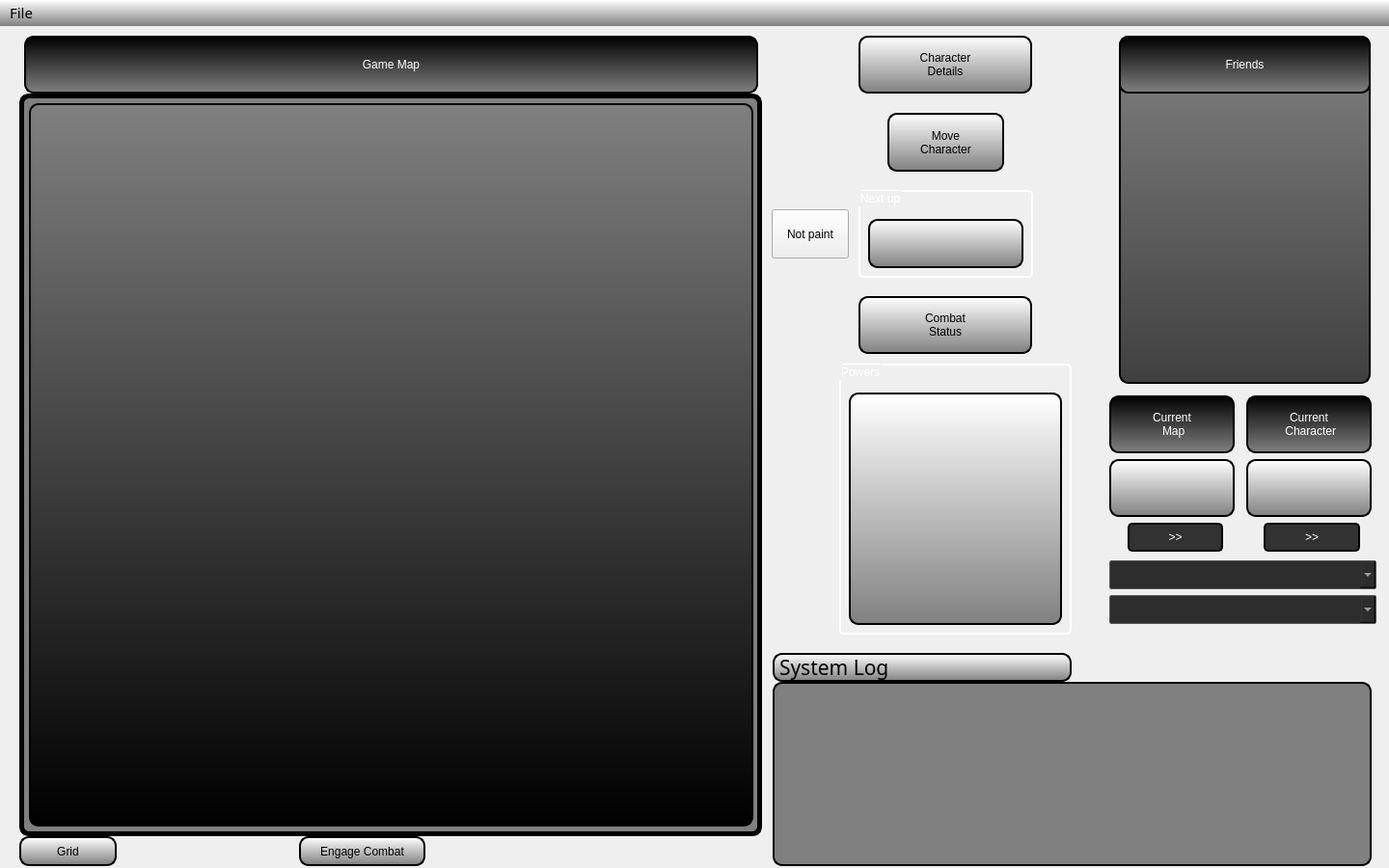
<?xml version="1.0" encoding="UTF-8"?>
<ui version="4.0">
 <class>LobbyWindow</class>
 <widget class="QMainWindow" name="LobbyWindow">
  <property name="geometry">
   <rect>
    <x>0</x>
    <y>0</y>
    <width>1440</width>
    <height>900</height>
   </rect>
  </property>
  <property name="windowTitle">
   <string>Diceobu</string>
  </property>
  <property name="windowIcon">
   <iconset resource="resources.qrc">
    <normaloff>:/img/d20v2.png</normaloff>:/img/d20v2.png</iconset>
  </property>
  <property name="styleSheet">
   <string notr="true"/>
  </property>
  <widget class="QWidget" name="centralwidget">
   <widget class="QTableWidget" name="tableWidget_2">
    <property name="geometry">
     <rect>
      <x>20</x>
      <y>70</y>
      <width>770</width>
      <height>770</height>
     </rect>
    </property>
    <property name="focusPolicy">
     <enum>Qt::NoFocus</enum>
    </property>
    <property name="styleSheet">
     <string notr="true">QTableWidget{
font: 75 30pt &quot;ImperatorSmallCaps&quot;;
background-color: gray;
border-style: solid;
border-color: black;
border-width: 5px;
border-radius: 10px;
color: white;
}</string>
    </property>
   </widget>
   <widget class="QLabel" name="label">
    <property name="geometry">
     <rect>
      <x>25</x>
      <y>10</y>
      <width>761</width>
      <height>60</height>
     </rect>
    </property>
    <property name="focusPolicy">
     <enum>Qt::NoFocus</enum>
    </property>
    <property name="styleSheet">
     <string notr="true">QLabel{
background-color: qlineargradient(x1: 0, y1: 0, x2: 0, y2: 1, stop: 0 black, stop:1 gray);
font: 75 30pt &quot;ImperatorSmallCaps&quot;;
border-style: solid;
border-color: black;
border-width: 2px;
border-radius: 10px;
color: white;
}</string>
    </property>
    <property name="text">
     <string>Game Map</string>
    </property>
    <property name="alignment">
     <set>Qt::AlignCenter</set>
    </property>
   </widget>
   <widget class="QGroupBox" name="groupBox">
    <property name="geometry">
     <rect>
      <x>1160</x>
      <y>10</y>
      <width>261</width>
      <height>361</height>
     </rect>
    </property>
    <property name="focusPolicy">
     <enum>Qt::NoFocus</enum>
    </property>
    <property name="styleSheet">
     <string notr="true">QGroupBox{
background-color: qlineargradient(x1: 0, y1: 0, x2: 0, y2: 1, stop: 0  rgba(128,128, 128), stop:1 rgba(64,64, 64));
font: 75 24pt &quot;ImperatorSmallCaps&quot;;
border-style: solid;
border-color: black;
border-width: 2px;
border-radius: 10px;
color: black;
}</string>
    </property>
    <property name="title">
     <string/>
    </property>
    <widget class="QLabel" name="label_2">
     <property name="geometry">
      <rect>
       <x>0</x>
       <y>0</y>
       <width>261</width>
       <height>60</height>
      </rect>
     </property>
     <property name="focusPolicy">
      <enum>Qt::NoFocus</enum>
     </property>
     <property name="styleSheet">
      <string notr="true">QLabel{
background-color: qlineargradient(x1: 0, y1: 0, x2: 0, y2: 1, stop: 0 black, stop:1 gray);
font: 75 30pt &quot;ImperatorSmallCaps&quot;;
border-style: solid;
border-color: black;
border-width: 2px;
border-radius: 10px;
color: white;
}</string>
     </property>
     <property name="text">
      <string>Friends</string>
     </property>
     <property name="alignment">
      <set>Qt::AlignCenter</set>
     </property>
    </widget>
   </widget>
   <widget class="QPushButton" name="pushButton_Move">
    <property name="geometry">
     <rect>
      <x>920</x>
      <y>90</y>
      <width>121</width>
      <height>61</height>
     </rect>
    </property>
    <property name="focusPolicy">
     <enum>Qt::NoFocus</enum>
    </property>
    <property name="styleSheet">
     <string notr="true">QPushButton{
background-color: qlineargradient(x1: 0, y1: 0, x2: 0, y2: 1, stop: 0 white, stop:1 gray);
font: 75 12pt &quot;ImperatorSmallCaps&quot;;
border-style: solid;
border-color: black;
border-width: 2px;
border-radius: 10px;
color: black;
}


QPushButton:pressed{
background-color: qlineargradient(x1: 0, y1: 0, x2: 0, y2: 1, stop: 0 white, stop:1 grey);
border-color: black;
border-width: 1px;
border-radius: 10px;
}
</string>
    </property>
    <property name="text">
     <string>Move
Character</string>
    </property>
   </widget>
   <widget class="MapWidget" name="tableWidget">
    <property name="geometry">
     <rect>
      <x>30</x>
      <y>80</y>
      <width>751</width>
      <height>750</height>
     </rect>
    </property>
    <property name="styleSheet">
     <string notr="true">QTableWidget{
background-color: qlineargradient(x1: 0, y1: 0, x2: 0, y2: 1, stop: 0 gray, stop:1 black);
font: 75 30pt &quot;ImperatorSmallCaps&quot;;
border-style: solid;
border-color: black;
border-width: 2px;
border-radius: 10px;
color: white;
}</string>
    </property>
   </widget>
   <widget class="QPushButton" name="pushButton_5">
    <property name="geometry">
     <rect>
      <x>800</x>
      <y>190</y>
      <width>80</width>
      <height>51</height>
     </rect>
    </property>
    <property name="focusPolicy">
     <enum>Qt::NoFocus</enum>
    </property>
    <property name="text">
     <string>Not paint</string>
    </property>
   </widget>
   <widget class="QWidget" name="layoutWidget">
    <property name="geometry">
     <rect>
      <x>801</x>
      <y>650</y>
      <width>621</width>
      <height>221</height>
     </rect>
    </property>
    <property name="focusPolicy">
     <enum>Qt::NoFocus</enum>
    </property>
    <layout class="QVBoxLayout" name="verticalLayout_4">
     <property name="spacing">
      <number>0</number>
     </property>
     <item>
      <widget class="QLabel" name="label_3">
       <property name="minimumSize">
        <size>
         <width>310</width>
         <height>30</height>
        </size>
       </property>
       <property name="maximumSize">
        <size>
         <width>310</width>
         <height>30</height>
        </size>
       </property>
       <property name="font">
        <font>
         <family>ImperatorSmallCaps</family>
         <pointsize>16</pointsize>
         <weight>9</weight>
         <italic>false</italic>
         <bold>false</bold>
        </font>
       </property>
       <property name="focusPolicy">
        <enum>Qt::NoFocus</enum>
       </property>
       <property name="styleSheet">
        <string notr="true">QLabel{
background-color: qlineargradient(x1: 0, y1: 0, x2: 0, y2: 1, stop: 0 white, stop:1 gray);
font: 75 16pt &quot;ImperatorSmallCaps&quot;;
border-style: solid;
border-color: black;
border-width: 2px;
border-radius: 10px;
color: black;
}</string>
       </property>
       <property name="text">
        <string>System Log</string>
       </property>
       <property name="alignment">
        <set>Qt::AlignLeading|Qt::AlignLeft|Qt::AlignVCenter</set>
       </property>
       <property name="buddy">
        <cstring>system_log</cstring>
       </property>
      </widget>
     </item>
     <item>
      <widget class="QTextBrowser" name="system_log">
       <property name="focusPolicy">
        <enum>Qt::NoFocus</enum>
       </property>
       <property name="acceptDrops">
        <bool>false</bool>
       </property>
       <property name="styleSheet">
        <string notr="true">QTextBrowser{
background-color: qlineargradient(x1: 0, y1: 0, x2: 0, y2: 1, stop: 0 gray, stop:1 gray);
font: 75 11pt &quot;ImperatorSmallCaps&quot;;
border-style: solid;
border-color: black;
border-width: 2px;
border-radius: 10px;
color: black;
}</string>
       </property>
       <property name="html">
        <string>&lt;!DOCTYPE HTML PUBLIC &quot;-//W3C//DTD HTML 4.0//EN&quot; &quot;http://www.w3.org/TR/REC-html40/strict.dtd&quot;&gt;
&lt;html&gt;&lt;head&gt;&lt;meta name=&quot;qrichtext&quot; content=&quot;1&quot; /&gt;&lt;style type=&quot;text/css&quot;&gt;
p, li { white-space: pre-wrap; }
&lt;/style&gt;&lt;/head&gt;&lt;body style=&quot; font-family:'ImperatorSmallCaps'; font-size:11pt; font-weight:72; font-style:normal;&quot;&gt;
&lt;p style=&quot;-qt-paragraph-type:empty; margin-top:0px; margin-bottom:0px; margin-left:0px; margin-right:0px; -qt-block-indent:0; text-indent:0px;&quot;&gt;&lt;br /&gt;&lt;/p&gt;&lt;/body&gt;&lt;/html&gt;</string>
       </property>
      </widget>
     </item>
    </layout>
   </widget>
   <widget class="QPushButton" name="pushButton_Grid">
    <property name="geometry">
     <rect>
      <x>20</x>
      <y>840</y>
      <width>101</width>
      <height>31</height>
     </rect>
    </property>
    <property name="focusPolicy">
     <enum>Qt::NoFocus</enum>
    </property>
    <property name="styleSheet">
     <string notr="true">QPushButton{
background-color: qlineargradient(x1: 0, y1: 0, x2: 0, y2: 1, stop: 0 white, stop:1 gray);
font: 75 10pt &quot;ImperatorSmallCaps&quot;;
border-style: solid;
border-color: black;
border-width: 2px;
border-radius: 10px;
color: black;
}


QPushButton:checked{
background-color: qlineargradient(x1: 0, y1: 0, x2: 0, y2: 1, stop: 0 rgb(170,170,170), stop:1 grey);
font: 75 10pt &quot;ImperatorSmallCaps&quot;;
border-color: black;
border-width: 1px;
border-radius: 10px;
}
</string>
    </property>
    <property name="text">
     <string>Grid</string>
    </property>
    <property name="checkable">
     <bool>true</bool>
    </property>
   </widget>
   <widget class="QPushButton" name="pushButton_Engage_Combat">
    <property name="geometry">
     <rect>
      <x>310</x>
      <y>840</y>
      <width>131</width>
      <height>31</height>
     </rect>
    </property>
    <property name="focusPolicy">
     <enum>Qt::NoFocus</enum>
    </property>
    <property name="styleSheet">
     <string notr="true">QPushButton{
background-color: qlineargradient(x1: 0, y1: 0, x2: 0, y2: 1, stop: 0 white, stop:1 gray);
font: 75 10pt &quot;ImperatorSmallCaps&quot;;
border-style: solid;
border-color: black;
border-width: 2px;
border-radius: 10px;
color: black;
}


QPushButton:checked{
background-color: qlineargradient(x1: 0, y1: 0, x2: 0, y2: 1, stop: 0 rgb(170,170,170), stop:1 grey);
font: 75 10pt &quot;ImperatorSmallCaps&quot;;
border-color: black;
border-width: 1px;
border-radius: 10px;
}
</string>
    </property>
    <property name="text">
     <string>Engage Combat</string>
    </property>
    <property name="checkable">
     <bool>true</bool>
    </property>
   </widget>
   <widget class="QGroupBox" name="groupBox_Powers">
    <property name="geometry">
     <rect>
      <x>870</x>
      <y>350</y>
      <width>241</width>
      <height>281</height>
     </rect>
    </property>
    <property name="focusPolicy">
     <enum>Qt::NoFocus</enum>
    </property>
    <property name="styleSheet">
     <string notr="true"> QGroupBox {
font: 75 12pt &quot;ImperatorSmallCaps&quot;;
 border: 2px solid black;
 margin-top: 2ex;
 border-radius: 5px;
color: white;
border-color: white;
}</string>
    </property>
    <property name="title">
     <string>Powers</string>
    </property>
    <widget class="QListWidget" name="listWidget_Powers_Lobby">
     <property name="geometry">
      <rect>
       <x>10</x>
       <y>30</y>
       <width>221</width>
       <height>241</height>
      </rect>
     </property>
     <property name="focusPolicy">
      <enum>Qt::NoFocus</enum>
     </property>
     <property name="styleSheet">
      <string notr="true">QListWidget{
background-color: qlineargradient(x1: 0, y1: 0, x2: 0, y2: 1, stop: 0 white, stop:1 gray);
font: 75 11pt &quot;ImperatorSmallCaps&quot;;
border-style: solid;
border-color: black;
border-width: 2px;
border-radius: 10px;
color: black;
}
</string>
     </property>
    </widget>
   </widget>
   <widget class="QPushButton" name="pushButton_Combat_Status">
    <property name="geometry">
     <rect>
      <x>890</x>
      <y>280</y>
      <width>180</width>
      <height>60</height>
     </rect>
    </property>
    <property name="sizePolicy">
     <sizepolicy hsizetype="Fixed" vsizetype="Fixed">
      <horstretch>0</horstretch>
      <verstretch>0</verstretch>
     </sizepolicy>
    </property>
    <property name="minimumSize">
     <size>
      <width>180</width>
      <height>60</height>
     </size>
    </property>
    <property name="focusPolicy">
     <enum>Qt::NoFocus</enum>
    </property>
    <property name="styleSheet">
     <string notr="true">QPushButton{
background-color: qlineargradient(x1: 0, y1: 0, x2: 0, y2: 1, stop: 0 white, stop:1 gray);
font: 75 18pt &quot;ImperatorSmallCaps&quot;;
border-style: solid;
border-color: black;
border-width: 2px;
border-radius: 10px;
color: black;
}


QPushButton:pressed{
background-color: qlineargradient(x1: 0, y1: 0, x2: 0, y2: 1, stop: 0 white, stop:1 grey);
font: 75 22pt &quot;ImperatorSmallCaps&quot;;
border-color: black;
border-width: 1px;
border-radius: 10px;
}
</string>
    </property>
    <property name="text">
     <string>Combat
Status</string>
    </property>
   </widget>
   <widget class="QGroupBox" name="groupBox_NextUp">
    <property name="geometry">
     <rect>
      <x>890</x>
      <y>170</y>
      <width>181</width>
      <height>91</height>
     </rect>
    </property>
    <property name="focusPolicy">
     <enum>Qt::NoFocus</enum>
    </property>
    <property name="styleSheet">
     <string notr="true"> QGroupBox {
font: 75 12pt &quot;ImperatorSmallCaps&quot;;
 border: 2px solid black;
 margin-top: 2ex;
 border-radius: 5px;
color: white;
border-color: white;
}</string>
    </property>
    <property name="title">
     <string>Next up</string>
    </property>
    <widget class="QListWidget" name="listWidget_NextUp">
     <property name="geometry">
      <rect>
       <x>10</x>
       <y>30</y>
       <width>161</width>
       <height>51</height>
      </rect>
     </property>
     <property name="focusPolicy">
      <enum>Qt::NoFocus</enum>
     </property>
     <property name="styleSheet">
      <string notr="true">QListWidget{
background-color: qlineargradient(x1: 0, y1: 0, x2: 0, y2: 1, stop: 0 white, stop:1 gray);
font: 75 12pt &quot;ImperatorSmallCaps&quot;;
border-style: solid;
border-color: black;
border-width: 2px;
border-radius: 10px;
color: black;
}
</string>
     </property>
    </widget>
   </widget>
   <widget class="QPushButton" name="pushButton_Character_Details">
    <property name="geometry">
     <rect>
      <x>890</x>
      <y>10</y>
      <width>180</width>
      <height>60</height>
     </rect>
    </property>
    <property name="sizePolicy">
     <sizepolicy hsizetype="Fixed" vsizetype="Fixed">
      <horstretch>0</horstretch>
      <verstretch>0</verstretch>
     </sizepolicy>
    </property>
    <property name="minimumSize">
     <size>
      <width>180</width>
      <height>60</height>
     </size>
    </property>
    <property name="focusPolicy">
     <enum>Qt::NoFocus</enum>
    </property>
    <property name="styleSheet">
     <string notr="true">QPushButton{
background-color: qlineargradient(x1: 0, y1: 0, x2: 0, y2: 1, stop: 0 white, stop:1 gray);
font: 75 18pt &quot;ImperatorSmallCaps&quot;;
border-style: solid;
border-color: black;
border-width: 2px;
border-radius: 10px;
color: black;
}


QPushButton:pressed{
background-color: qlineargradient(x1: 0, y1: 0, x2: 0, y2: 1, stop: 0 white, stop:1 grey);
font: 75 22pt &quot;ImperatorSmallCaps&quot;;
border-color: black;
border-width: 1px;
border-radius: 10px;
}
</string>
    </property>
    <property name="text">
     <string>Character
Details</string>
    </property>
   </widget>
   <widget class="QWidget" name="layoutWidget">
    <property name="geometry">
     <rect>
      <x>1150</x>
      <y>380</y>
      <width>277</width>
      <height>244</height>
     </rect>
    </property>
    <layout class="QVBoxLayout" name="verticalLayout_5">
     <item>
      <layout class="QHBoxLayout" name="horizontalLayout_3">
       <item>
        <layout class="QVBoxLayout" name="verticalLayout">
         <item>
          <widget class="QLabel" name="label_4">
           <property name="minimumSize">
            <size>
             <width>129</width>
             <height>60</height>
            </size>
           </property>
           <property name="maximumSize">
            <size>
             <width>130</width>
             <height>60</height>
            </size>
           </property>
           <property name="focusPolicy">
            <enum>Qt::NoFocus</enum>
           </property>
           <property name="styleSheet">
            <string notr="true">QLabel{
background-color: qlineargradient(x1: 0, y1: 0, x2: 0, y2: 1, stop: 0 black, stop:1 gray);
font: 75 14pt &quot;ImperatorSmallCaps&quot;;
border-style: solid;
border-color: black;
border-width: 2px;
border-radius: 10px;
color: white;
}</string>
           </property>
           <property name="text">
            <string>Current 
 Map</string>
           </property>
           <property name="alignment">
            <set>Qt::AlignCenter</set>
           </property>
          </widget>
         </item>
         <item>
          <widget class="QLabel" name="label_currMap">
           <property name="minimumSize">
            <size>
             <width>129</width>
             <height>60</height>
            </size>
           </property>
           <property name="maximumSize">
            <size>
             <width>130</width>
             <height>60</height>
            </size>
           </property>
           <property name="font">
            <font>
             <family>ImperatorSmallCaps</family>
             <pointsize>14</pointsize>
             <weight>9</weight>
             <italic>false</italic>
             <bold>false</bold>
            </font>
           </property>
           <property name="focusPolicy">
            <enum>Qt::NoFocus</enum>
           </property>
           <property name="styleSheet">
            <string notr="true">QLabel{
background-color: qlineargradient(x1: 0, y1: 0, x2: 0, y2: 1, stop: 0 white, stop:1 gray);
font: 75 14pt &quot;ImperatorSmallCaps&quot;;
border-style: solid;
border-color: black;
border-width: 2px;
border-radius: 10px;
color: black;
}

</string>
           </property>
           <property name="text">
            <string/>
           </property>
           <property name="alignment">
            <set>Qt::AlignCenter</set>
           </property>
           <property name="wordWrap">
            <bool>true</bool>
           </property>
          </widget>
         </item>
         <item>
          <layout class="QHBoxLayout" name="horizontalLayout">
           <property name="spacing">
            <number>0</number>
           </property>
           <item>
            <spacer name="horizontalSpacer_7">
             <property name="focusPolicy">
              <enum>Qt::NoFocus</enum>
             </property>
             <property name="orientation">
              <enum>Qt::Horizontal</enum>
             </property>
             <property name="sizeHint" stdset="0">
              <size>
               <width>15</width>
               <height>20</height>
              </size>
             </property>
            </spacer>
           </item>
           <item>
            <widget class="QPushButton" name="pushButton_nextMap">
             <property name="sizePolicy">
              <sizepolicy hsizetype="Preferred" vsizetype="Fixed">
               <horstretch>0</horstretch>
               <verstretch>0</verstretch>
              </sizepolicy>
             </property>
             <property name="minimumSize">
              <size>
               <width>99</width>
               <height>30</height>
              </size>
             </property>
             <property name="maximumSize">
              <size>
               <width>100</width>
               <height>30</height>
              </size>
             </property>
             <property name="focusPolicy">
              <enum>Qt::NoFocus</enum>
             </property>
             <property name="styleSheet">
              <string notr="true">QPushButton{
background-color: rgb(50,50,50);
font: 75 14pt &quot;ImperatorSmallCaps&quot;;
border-style: solid;
border-color: black;
border-width: 2px;
border-radius:5px;
color: white;
}

QPushButton:pressed{
background-color: rgb(24,24,24);
font: 75 12pt &quot;ImperatorSmallCaps&quot;;
border-style: solid;
border-color: black;
border-width: 1px;
border-radius:5px;
color: white;
}</string>
             </property>
             <property name="text">
              <string>&gt;&gt;</string>
             </property>
            </widget>
           </item>
           <item>
            <spacer name="horizontalSpacer_6">
             <property name="focusPolicy">
              <enum>Qt::NoFocus</enum>
             </property>
             <property name="orientation">
              <enum>Qt::Horizontal</enum>
             </property>
             <property name="sizeHint" stdset="0">
              <size>
               <width>15</width>
               <height>20</height>
              </size>
             </property>
            </spacer>
           </item>
          </layout>
         </item>
        </layout>
       </item>
       <item>
        <layout class="QVBoxLayout" name="verticalLayout_2">
         <item>
          <widget class="QLabel" name="label_5">
           <property name="minimumSize">
            <size>
             <width>130</width>
             <height>60</height>
            </size>
           </property>
           <property name="maximumSize">
            <size>
             <width>130</width>
             <height>60</height>
            </size>
           </property>
           <property name="focusPolicy">
            <enum>Qt::NoFocus</enum>
           </property>
           <property name="styleSheet">
            <string notr="true">QLabel{
background-color: qlineargradient(x1: 0, y1: 0, x2: 0, y2: 1, stop: 0 black, stop:1 gray);
font: 75 12pt &quot;ImperatorSmallCaps&quot;;
border-style: solid;
border-color: black;
border-width: 2px;
border-radius: 10px;
color: white;
}</string>
           </property>
           <property name="text">
            <string>Current 
 Character</string>
           </property>
           <property name="alignment">
            <set>Qt::AlignCenter</set>
           </property>
          </widget>
         </item>
         <item>
          <widget class="QLabel" name="label_currChar">
           <property name="minimumSize">
            <size>
             <width>130</width>
             <height>60</height>
            </size>
           </property>
           <property name="maximumSize">
            <size>
             <width>130</width>
             <height>60</height>
            </size>
           </property>
           <property name="font">
            <font>
             <family>ImperatorSmallCaps</family>
             <pointsize>14</pointsize>
             <weight>9</weight>
             <italic>false</italic>
             <bold>false</bold>
            </font>
           </property>
           <property name="focusPolicy">
            <enum>Qt::NoFocus</enum>
           </property>
           <property name="styleSheet">
            <string notr="true">QLabel{
background-color: qlineargradient(x1: 0, y1: 0, x2: 0, y2: 1, stop: 0 white, stop:1 gray);
font: 75 14pt &quot;ImperatorSmallCaps&quot;;
border-style: solid;
border-color: black;
border-width: 2px;
border-radius: 10px;
color: black;
}

</string>
           </property>
           <property name="text">
            <string/>
           </property>
           <property name="alignment">
            <set>Qt::AlignCenter</set>
           </property>
           <property name="wordWrap">
            <bool>true</bool>
           </property>
          </widget>
         </item>
         <item>
          <layout class="QHBoxLayout" name="horizontalLayout_2">
           <property name="spacing">
            <number>0</number>
           </property>
           <item>
            <spacer name="horizontalSpacer_5">
             <property name="focusPolicy">
              <enum>Qt::NoFocus</enum>
             </property>
             <property name="orientation">
              <enum>Qt::Horizontal</enum>
             </property>
             <property name="sizeHint" stdset="0">
              <size>
               <width>15</width>
               <height>20</height>
              </size>
             </property>
            </spacer>
           </item>
           <item>
            <widget class="QPushButton" name="pushButton_nextCharacter">
             <property name="minimumSize">
              <size>
               <width>100</width>
               <height>20</height>
              </size>
             </property>
             <property name="maximumSize">
              <size>
               <width>100</width>
               <height>30</height>
              </size>
             </property>
             <property name="focusPolicy">
              <enum>Qt::NoFocus</enum>
             </property>
             <property name="styleSheet">
              <string notr="true">QPushButton{
background-color: rgb(50,50,50);
font: 75 14pt &quot;ImperatorSmallCaps&quot;;
border-style: solid;
border-color: black;
border-width: 2px;
border-radius:5px;
color: white;
}

QPushButton:pressed{
background-color: rgb(24,24,24);
font: 75 12pt &quot;ImperatorSmallCaps&quot;;
border-style: solid;
border-color: black;
border-width: 1px;
border-radius:5px;
color: white;
}</string>
             </property>
             <property name="text">
              <string>&gt;&gt;</string>
             </property>
            </widget>
           </item>
           <item>
            <spacer name="horizontalSpacer_4">
             <property name="focusPolicy">
              <enum>Qt::NoFocus</enum>
             </property>
             <property name="orientation">
              <enum>Qt::Horizontal</enum>
             </property>
             <property name="sizeHint" stdset="0">
              <size>
               <width>15</width>
               <height>20</height>
              </size>
             </property>
            </spacer>
           </item>
          </layout>
         </item>
        </layout>
       </item>
      </layout>
     </item>
     <item>
      <layout class="QVBoxLayout" name="verticalLayout_3">
       <item>
        <widget class="QComboBox" name="comboBox_Maps">
         <property name="minimumSize">
          <size>
           <width>271</width>
           <height>30</height>
          </size>
         </property>
         <property name="focusPolicy">
          <enum>Qt::NoFocus</enum>
         </property>
         <property name="styleSheet">
          <string notr="true">QComboBox{
background-color: rgb(45, 45, 45);
font: 75 12pt &quot;ImperatorSmallCaps&quot;;
border-style: solid;
border-color: rgb(88, 88, 88);
border-width: 1px;
border-radius: 2px;
color: rgb(220, 220, 220);

}

</string>
         </property>
        </widget>
       </item>
       <item>
        <widget class="QComboBox" name="comboBox_Characters">
         <property name="minimumSize">
          <size>
           <width>271</width>
           <height>30</height>
          </size>
         </property>
         <property name="focusPolicy">
          <enum>Qt::NoFocus</enum>
         </property>
         <property name="styleSheet">
          <string notr="true">QComboBox{
background-color: rgb(45, 45, 45);
font: 75 12pt &quot;ImperatorSmallCaps&quot;;
border-style: solid;
border-color: rgb(88, 88, 88);
border-width: 1px;
border-radius: 2px;
color: rgb(220, 220, 220);

}

</string>
         </property>
        </widget>
       </item>
      </layout>
     </item>
    </layout>
   </widget>
   <zorder>pushButton_Character_Details</zorder>
   <zorder>label</zorder>
   <zorder>layoutWidget</zorder>
   <zorder>groupBox</zorder>
   <zorder>pushButton_Move</zorder>
   <zorder>tableWidget_2</zorder>
   <zorder>tableWidget</zorder>
   <zorder>pushButton_5</zorder>
   <zorder>layoutWidget</zorder>
   <zorder>pushButton_Grid</zorder>
   <zorder>pushButton_Engage_Combat</zorder>
   <zorder>groupBox_Powers</zorder>
   <zorder>pushButton_Combat_Status</zorder>
   <zorder>groupBox_NextUp</zorder>
  </widget>
  <widget class="QMenuBar" name="menubar">
   <property name="geometry">
    <rect>
     <x>0</x>
     <y>0</y>
     <width>1440</width>
     <height>22</height>
    </rect>
   </property>
   <property name="font">
    <font>
     <family>ImperatorSmallCaps</family>
     <pointsize>11</pointsize>
     <weight>9</weight>
     <italic>false</italic>
     <bold>false</bold>
    </font>
   </property>
   <property name="autoFillBackground">
    <bool>false</bool>
   </property>
   <property name="styleSheet">
    <string notr="true">QMenuBar{
background-color: qlineargradient(x1: 0, y1: 0, x2: 0, y2: 1, stop: 0 white, stop:1 gray);
font: 75 11pt &quot;ImperatorSmallCaps&quot;;
}</string>
   </property>
   <widget class="QMenu" name="menuFile">
    <property name="font">
     <font>
      <family>ImperatorSmallCaps</family>
      <pointsize>14</pointsize>
      <weight>9</weight>
      <italic>false</italic>
      <bold>false</bold>
     </font>
    </property>
    <property name="styleSheet">
     <string notr="true">QMenu{
font: 75 14pt &quot;ImperatorSmallCaps&quot;;
background-color: qlineargradient(x1: 0, y1: 0, x2: 0, y2: 1, stop: 0 white, stop:1 gray);

}
QAction{
font: 75 14pt &quot;ImperatorSmallCaps&quot;;
background-color: qlineargradient(x1: 0, y1: 0, x2: 0, y2: 1, stop: 0 white, stop:1 gray);

}</string>
    </property>
    <property name="title">
     <string>File</string>
    </property>
    <widget class="QMenu" name="menuOpen">
     <property name="title">
      <string>Open...</string>
     </property>
    </widget>
    <widget class="QMenu" name="menuNew">
     <property name="font">
      <font>
       <family>ImperatorSmallCaps</family>
       <pointsize>11</pointsize>
       <weight>9</weight>
       <italic>false</italic>
       <bold>false</bold>
      </font>
     </property>
     <property name="styleSheet">
      <string notr="true">QMenu{
font: 75 11pt &quot;ImperatorSmallCaps&quot;;
}

QAction{
font: 75 11pt &quot;ImperatorSmallCaps&quot;;
}</string>
     </property>
     <property name="title">
      <string>New...</string>
     </property>
     <addaction name="actionNewMap"/>
     <addaction name="actionNewCharacter"/>
    </widget>
    <widget class="QMenu" name="menuClose">
     <property name="title">
      <string>Close</string>
     </property>
    </widget>
    <widget class="QMenu" name="menuDelete">
     <property name="title">
      <string>Delete...</string>
     </property>
     <addaction name="actionDeleteMap"/>
     <addaction name="actionDeleteCharacter"/>
    </widget>
    <widget class="QMenu" name="menuLoad">
     <property name="title">
      <string>Load</string>
     </property>
     <addaction name="actionLoadCharacter"/>
    </widget>
    <widget class="QMenu" name="menuSave">
     <property name="title">
      <string>Save</string>
     </property>
     <addaction name="actionSaveCharacter"/>
    </widget>
    <addaction name="menuOpen"/>
    <addaction name="menuNew"/>
    <addaction name="menuSave"/>
    <addaction name="menuLoad"/>
    <addaction name="menuDelete"/>
    <addaction name="menuClose"/>
    <addaction name="separator"/>
    <addaction name="actionOptions"/>
   </widget>
   <addaction name="menuFile"/>
  </widget>
  <action name="actionOptions">
   <property name="icon">
    <iconset resource="resources.qrc">
     <normaloff>:/fonts/img/settings.png</normaloff>:/fonts/img/settings.png</iconset>
   </property>
   <property name="text">
    <string>Options</string>
   </property>
   <property name="font">
    <font>
     <family>ImperatorSmallCaps</family>
     <weight>75</weight>
     <bold>true</bold>
    </font>
   </property>
  </action>
  <action name="actionNewCharacter">
   <property name="text">
    <string>Character</string>
   </property>
   <property name="toolTip">
    <string>newCharacter</string>
   </property>
   <property name="font">
    <font>
     <family>ImperatorSmallCaps</family>
     <pointsize>11</pointsize>
     <weight>75</weight>
     <bold>true</bold>
    </font>
   </property>
   <property name="shortcut">
    <string>C</string>
   </property>
  </action>
  <action name="actionDeleteCharacter">
   <property name="text">
    <string>Character</string>
   </property>
   <property name="toolTip">
    <string>deleteCharacter</string>
   </property>
  </action>
  <action name="actionDeleteMap">
   <property name="text">
    <string>Map</string>
   </property>
   <property name="toolTip">
    <string>deleteMap</string>
   </property>
  </action>
  <action name="actionNewMap">
   <property name="text">
    <string>Map</string>
   </property>
   <property name="toolTip">
    <string>newMap</string>
   </property>
   <property name="font">
    <font>
     <family>ImperatorSmallCaps</family>
     <pointsize>11</pointsize>
     <weight>75</weight>
     <bold>true</bold>
    </font>
   </property>
   <property name="shortcut">
    <string>M</string>
   </property>
  </action>
  <action name="actionLoadCharacter">
   <property name="text">
    <string>Character</string>
   </property>
   <property name="toolTip">
    <string>loadCharacter</string>
   </property>
   <property name="shortcut">
    <string>L</string>
   </property>
  </action>
  <action name="actionSaveCharacter">
   <property name="text">
    <string>Character</string>
   </property>
   <property name="toolTip">
    <string>saveCharacter</string>
   </property>
   <property name="shortcut">
    <string>J</string>
   </property>
  </action>
 </widget>
 <customwidgets>
  <customwidget>
   <class>MapWidget</class>
   <extends>QTableWidget</extends>
   <header>mapwidget.h</header>
  </customwidget>
 </customwidgets>
 <tabstops>
  <tabstop>tableWidget</tabstop>
  <tabstop>pushButton_Move</tabstop>
  <tabstop>pushButton_5</tabstop>
  <tabstop>tableWidget_2</tabstop>
  <tabstop>pushButton_nextMap</tabstop>
  <tabstop>pushButton_nextCharacter</tabstop>
  <tabstop>comboBox_Maps</tabstop>
  <tabstop>comboBox_Characters</tabstop>
  <tabstop>pushButton_Grid</tabstop>
 </tabstops>
 <resources>
  <include location="resources.qrc"/>
 </resources>
 <connections/>
</ui>
